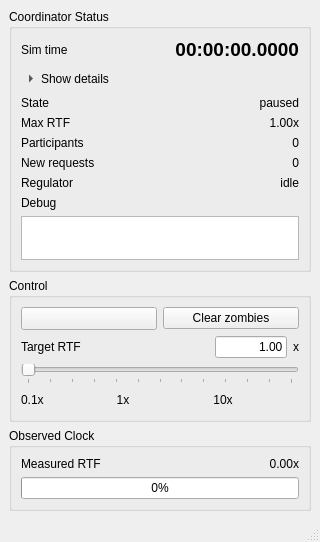
<?xml version="1.0" encoding="UTF-8"?>
<ui version="4.0">
 <class>TimeCoordinatorWindow</class>
 <widget class="QMainWindow" name="TimeCoordinatorWindow">
  <property name="geometry">
   <rect>
    <x>0</x>
    <y>0</y>
    <width>320</width>
    <height>380</height>
   </rect>
  </property>
  <property name="windowTitle">
   <string>FSS Time Coordinator</string>
  </property>
  <widget class="QWidget" name="centralwidget">
   <layout class="QVBoxLayout" name="root_layout">
    <item>
     <widget class="QGroupBox" name="status_group">
      <property name="title">
       <string>Coordinator Status</string>
      </property>
      <layout class="QGridLayout" name="status_layout">
       <item row="0" column="0">
        <widget class="QLabel" name="label_time_title">
         <property name="text">
          <string>Sim time</string>
         </property>
        </widget>
       </item>
       <item row="0" column="1">
        <widget class="QLabel" name="label_time_value">
         <property name="font">
          <font>
           <pointsize>14</pointsize>
           <bold>true</bold>
          </font>
         </property>
         <property name="toolTip">
          <string>Click to switch between HH:MM:SS.ssss and seconds display</string>
         </property>
         <property name="text">
          <string>00:00:00.0000</string>
         </property>
         <property name="alignment">
          <set>Qt::AlignRight|Qt::AlignTrailing|Qt::AlignVCenter</set>
         </property>
        </widget>
       </item>
       <item row="1" column="0" colspan="2" alignment="Qt::AlignLeft">
        <widget class="QToolButton" name="status_toggle_button">
         <property name="sizePolicy">
          <sizepolicy hsizetype="Minimum" vsizetype="Minimum">
           <horstretch>0</horstretch>
           <verstretch>0</verstretch>
          </sizepolicy>
         </property>
         <property name="toolTip">
          <string>Show coordinator status details</string>
         </property>
         <property name="text">
          <string>Show details</string>
         </property>
         <property name="checkable">
          <bool>true</bool>
         </property>
         <property name="toolButtonStyle">
          <enum>Qt::ToolButtonTextBesideIcon</enum>
         </property>
         <property name="autoRaise">
          <bool>true</bool>
         </property>
         <property name="styleSheet">
          <string notr="true">QToolButton {
  border: none;
  background: transparent;
  padding: 2px 0;
  text-align: left;
}
QToolButton:hover {
  color: palette(highlight);
}</string>
         </property>
         <property name="arrowType">
          <enum>Qt::RightArrow</enum>
         </property>
        </widget>
       </item>
       <item row="2" column="0">
        <widget class="QLabel" name="label_running_title">
         <property name="text">
          <string>State</string>
         </property>
        </widget>
       </item>
       <item row="2" column="1">
        <widget class="QLabel" name="label_running_value">
         <property name="text">
          <string>paused</string>
         </property>
         <property name="alignment">
          <set>Qt::AlignRight|Qt::AlignTrailing|Qt::AlignVCenter</set>
         </property>
        </widget>
       </item>
       <item row="3" column="0">
        <widget class="QLabel" name="label_rtf_title">
         <property name="text">
          <string>Max RTF</string>
         </property>
        </widget>
       </item>
       <item row="3" column="1">
        <widget class="QLabel" name="label_rtf_value">
         <property name="text">
          <string>1.00x</string>
         </property>
         <property name="alignment">
          <set>Qt::AlignRight|Qt::AlignTrailing|Qt::AlignVCenter</set>
         </property>
        </widget>
       </item>
       <item row="4" column="0">
        <widget class="QLabel" name="label_participants_title">
         <property name="text">
          <string>Participants</string>
         </property>
        </widget>
       </item>
       <item row="4" column="1">
        <widget class="QLabel" name="label_participants_value">
         <property name="text">
          <string>0</string>
         </property>
         <property name="alignment">
          <set>Qt::AlignRight|Qt::AlignTrailing|Qt::AlignVCenter</set>
         </property>
        </widget>
       </item>
       <item row="5" column="0">
        <widget class="QLabel" name="label_new_requests_title">
         <property name="text">
          <string>New requests</string>
         </property>
        </widget>
       </item>
       <item row="5" column="1">
        <widget class="QLabel" name="label_new_requests_value">
         <property name="text">
          <string>0</string>
         </property>
         <property name="alignment">
          <set>Qt::AlignRight|Qt::AlignTrailing|Qt::AlignVCenter</set>
         </property>
        </widget>
       </item>
       <item row="6" column="0">
        <widget class="QLabel" name="label_regulator_title">
         <property name="text">
          <string>Regulator</string>
         </property>
        </widget>
       </item>
       <item row="6" column="1">
        <widget class="QLabel" name="label_regulator_value">
         <property name="text">
          <string>idle</string>
         </property>
         <property name="alignment">
          <set>Qt::AlignRight|Qt::AlignTrailing|Qt::AlignVCenter</set>
         </property>
        </widget>
       </item>
       <item row="7" column="0" colspan="2">
        <widget class="QLabel" name="label_debug_title">
         <property name="text">
          <string>Debug</string>
         </property>
        </widget>
       </item>
       <item row="8" column="0" colspan="2">
        <widget class="QPlainTextEdit" name="debug_msg_text">
         <property name="minimumSize">
          <size>
           <width>0</width>
           <height>44</height>
          </size>
         </property>
         <property name="maximumSize">
          <size>
           <width>16777215</width>
           <height>44</height>
          </size>
         </property>
         <property name="verticalScrollBarPolicy">
          <enum>Qt::ScrollBarAsNeeded</enum>
         </property>
         <property name="horizontalScrollBarPolicy">
          <enum>Qt::ScrollBarAsNeeded</enum>
         </property>
         <property name="readOnly">
          <bool>true</bool>
         </property>
         <property name="plainText">
          <string/>
         </property>
        </widget>
       </item>
      </layout>
     </widget>
    </item>
    <item>
     <widget class="QGroupBox" name="control_group">
      <property name="title">
       <string>Control</string>
      </property>
      <layout class="QVBoxLayout" name="control_layout">
       <item>
        <layout class="QHBoxLayout" name="button_layout">
         <item>
          <widget class="QToolButton" name="play_pause_button">
           <property name="sizePolicy">
            <sizepolicy hsizetype="Expanding" vsizetype="Fixed">
             <horstretch>0</horstretch>
             <verstretch>0</verstretch>
            </sizepolicy>
           </property>
           <property name="toolTip">
            <string>Start simulation</string>
           </property>
           <property name="toolButtonStyle">
            <enum>Qt::ToolButtonIconOnly</enum>
           </property>
           <property name="autoRaise">
            <bool>false</bool>
           </property>
          </widget>
         </item>
         <item>
          <widget class="QPushButton" name="clear_zombie_participants_button">
           <property name="sizePolicy">
            <sizepolicy hsizetype="Expanding" vsizetype="Fixed">
             <horstretch>0</horstretch>
             <verstretch>0</verstretch>
            </sizepolicy>
           </property>
           <property name="toolTip">
            <string>Remove participants that have stopped sending time requests</string>
           </property>
           <property name="text">
            <string>Clear zombies</string>
           </property>
          </widget>
         </item>
        </layout>
       </item>
       <item>
        <layout class="QHBoxLayout" name="target_layout">
         <item>
          <widget class="QLabel" name="label_target_rtf_title">
           <property name="text">
            <string>Target RTF</string>
           </property>
          </widget>
         </item>
         <item>
          <spacer name="target_rtf_spacer">
           <property name="orientation">
            <enum>Qt::Horizontal</enum>
           </property>
           <property name="sizeHint" stdset="0">
            <size>
             <width>40</width>
             <height>20</height>
            </size>
           </property>
          </spacer>
         </item>
         <item>
          <widget class="QLineEdit" name="target_rtf_input">
           <property name="sizePolicy">
            <sizepolicy hsizetype="Fixed" vsizetype="Fixed">
             <horstretch>0</horstretch>
             <verstretch>0</verstretch>
            </sizepolicy>
           </property>
           <property name="minimumSize">
            <size>
             <width>72</width>
             <height>0</height>
            </size>
           </property>
           <property name="maximumSize">
            <size>
             <width>72</width>
             <height>16777215</height>
            </size>
           </property>
           <property name="toolTip">
            <string>Enter target RTF</string>
           </property>
           <property name="text">
            <string>1.00</string>
           </property>
           <property name="alignment">
            <set>Qt::AlignRight|Qt::AlignTrailing|Qt::AlignVCenter</set>
           </property>
          </widget>
         </item>
         <item>
          <widget class="QLabel" name="label_target_rtf_unit">
           <property name="text">
            <string>x</string>
           </property>
          </widget>
         </item>
        </layout>
       </item>
       <item>
        <widget class="QSlider" name="speed_dial">
         <property name="minimum">
          <number>0</number>
         </property>
         <property name="maximum">
          <number>300</number>
         </property>
         <property name="singleStep">
          <number>1</number>
         </property>
         <property name="pageStep">
          <number>5</number>
         </property>
         <property name="orientation">
          <enum>Qt::Horizontal</enum>
         </property>
         <property name="tickPosition">
          <enum>QSlider::TicksBelow</enum>
         </property>
         <property name="tickInterval">
          <number>25</number>
         </property>
        </widget>
       </item>
       <item>
        <widget class="QWidget" name="scale_widget">
         <property name="minimumSize">
          <size>
           <width>0</width>
           <height>20</height>
          </size>
         </property>
         <widget class="QLabel" name="label_scale_01">
          <property name="geometry">
           <rect>
            <x>0</x>
            <y>0</y>
            <width>36</width>
            <height>20</height>
           </rect>
          </property>
          <property name="text">
           <string>0.1x</string>
          </property>
          <property name="alignment">
           <set>Qt::AlignLeading|Qt::AlignLeft|Qt::AlignVCenter</set>
          </property>
         </widget>
         <widget class="QLabel" name="label_scale_1">
          <property name="geometry">
           <rect>
            <x>90</x>
            <y>0</y>
            <width>24</width>
            <height>20</height>
           </rect>
          </property>
          <property name="text">
           <string>1x</string>
          </property>
          <property name="alignment">
           <set>Qt::AlignCenter</set>
          </property>
         </widget>
         <widget class="QLabel" name="label_scale_5">
          <property name="geometry">
           <rect>
            <x>190</x>
            <y>0</y>
            <width>24</width>
            <height>20</height>
           </rect>
          </property>
          <property name="text">
           <string>10x</string>
          </property>
          <property name="alignment">
           <set>Qt::AlignCenter</set>
          </property>
         </widget>
         <widget class="QLabel" name="label_scale_10">
          <property name="geometry">
           <rect>
            <x>280</x>
            <y>0</y>
            <width>32</width>
            <height>20</height>
           </rect>
          </property>
          <property name="text">
           <string>10x</string>
          </property>
          <property name="alignment">
           <set>Qt::AlignRight|Qt::AlignTrailing|Qt::AlignVCenter</set>
          </property>
         </widget>
        </widget>
       </item>
      </layout>
     </widget>
    </item>
    <item>
     <widget class="QGroupBox" name="observed_group">
      <property name="title">
       <string>Observed Clock</string>
      </property>
      <layout class="QVBoxLayout" name="observed_layout">
       <item>
        <layout class="QHBoxLayout" name="actual_layout">
         <item>
          <widget class="QLabel" name="label_actual_rtf_title">
           <property name="text">
            <string>Measured RTF</string>
           </property>
          </widget>
         </item>
         <item>
          <widget class="QLabel" name="label_actual_rtf_value">
           <property name="text">
            <string>0.00x</string>
           </property>
           <property name="alignment">
            <set>Qt::AlignRight|Qt::AlignTrailing|Qt::AlignVCenter</set>
           </property>
          </widget>
         </item>
        </layout>
       </item>
       <item>
        <widget class="QProgressBar" name="speed_bar">
         <property name="maximum">
          <number>100</number>
         </property>
         <property name="value">
          <number>0</number>
         </property>
        </widget>
       </item>
      </layout>
     </widget>
    </item>
   </layout>
  </widget>
  <widget class="QMenuBar" name="menubar"/>
  <widget class="QStatusBar" name="statusbar"/>
 </widget>
 <resources/>
 <connections/>
</ui>
